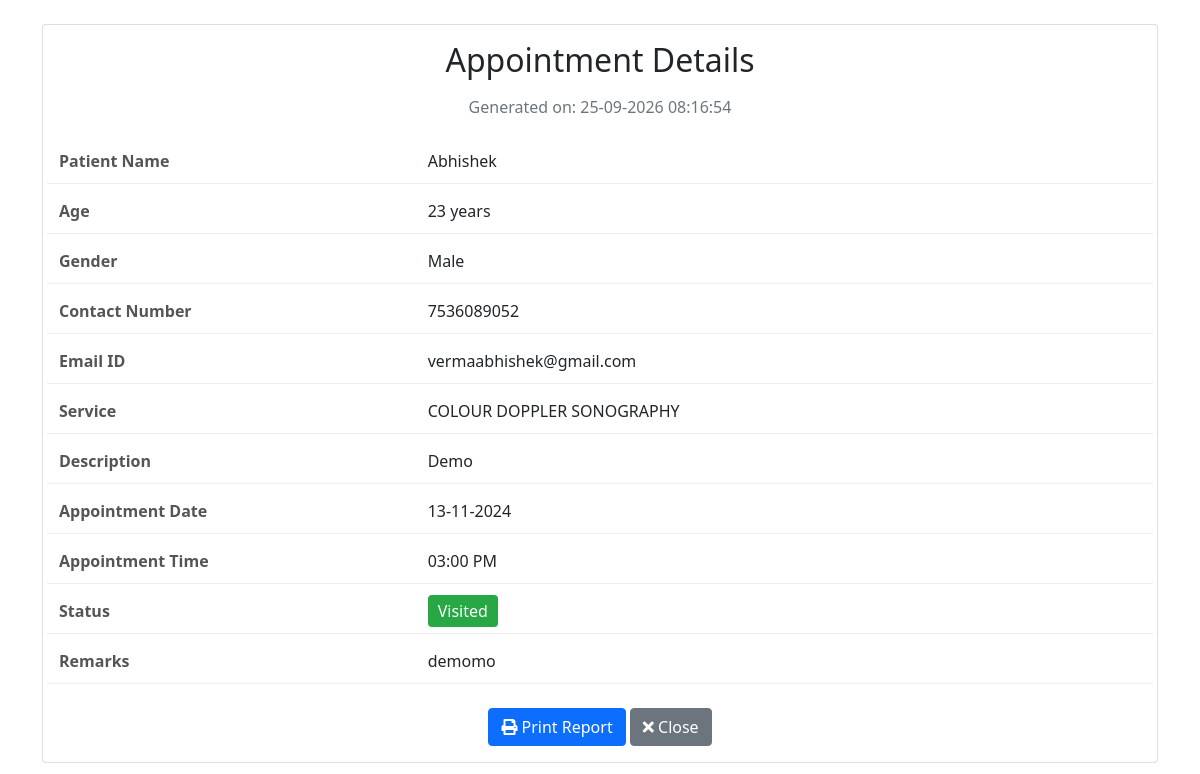
The app's page /view_appointment.php?id=1 (signed in) with its own data.
### tables this page shows
CREATE TABLE `appointments` (
  `id` int(11) NOT NULL,
  `patient_name` varchar(100) NOT NULL,
  `age` int(11) NOT NULL,
  `gender` varchar(10) NOT NULL,
  `contact_no` varchar(15) NOT NULL,
  `email_id` varchar(100) NOT NULL,
  `select_service` varchar(100) NOT NULL,
  `description` text DEFAULT NULL,
  `appointment_date` date NOT NULL,
  `appointment_time` varchar(10) NOT NULL,
  `remark` text DEFAULT NULL,
  `created_at` timestamp NOT NULL DEFAULT current_timestamp(),
  `status` enum('Visited','Non-Visited') DEFAULT 'Non-Visited'
);

### view_appointment.php (the view, shortened to what this page needs)
<?php
include 'db_connect.php';
$id = $_GET['id'];
$stmt = $conn->prepare("SELECT * FROM appointments WHERE id = ?");
$stmt->bind_param("i", $id);
$stmt->execute();
$result = $stmt->get_result();
$appointment = $result->fetch_assoc();
?>
<!DOCTYPE html>
<html lang="en">
<head>
    <link href="https://cdn.jsdelivr.net/npm/bootstrap@5.1.3/dist/css/bootstrap.min.css" rel="stylesheet">
    <link href="https://cdnjs.cloudflare.com/ajax/libs/font-awesome/5.15.4/css/all.min.css" rel="stylesheet">
</head>
<body>
    <div class="container mt-4">
        <div class="card">
            <div class="card-body">
                <div class="appointment-header">
                    <h2 class="mb-3">Appointment Details</h2>
                    <p class="text-muted">Generated on: <?php echo date('d-m-Y H:i:s'); ?></p>
                </div>
                <div class="appointment-details">
                    <div class="row detail-row">
                        <div class="col-md-4 label">Patient Name</div>
                        <div class="col-md-8"><?php echo $appointment['patient_name']; ?></div>
                    </div>
                    <div class="row detail-row">
                        <div class="col-md-4 label">Age</div>
                        <div class="col-md-8"><?php echo $appointment['age']; ?> years</div>
                    </div>
                    <div class="row detail-row">
                        <div class="col-md-4 label">Gender</div>
                        <div class="col-md-8"><?php echo $appointment['gender']; ?></div>
                    </div>
                    <div class="row detail-row">
                        <div class="col-md-4 label">Contact Number</div>
                        <div class="col-md-8"><?php echo $appointment['contact_no']; ?></div>
                    </div>
                    <div class="row detail-row">
                        <div class="col-md-4 label">Email ID</div>
                        <div class="col-md-8"><?php echo $appointment['email_id']; ?></div>
                    </div>
                    <div class="row detail-row">
                        <div class="col-md-4 label">Service</div>
                        <div class="col-md-8"><?php echo $appointment['select_service']; ?></div>
                    </div>
                    <div class="row detail-row">
                        <div class="col-md-4 label">Description</div>
                        <div class="col-md-8"><?php echo nl2br($appointment['description']); ?></div>
                    </div>
                    <div class="row detail-row">
                        <div class="col-md-4 label">Appointment Date</div>
                        <div class="col-md-8"><?php echo date('d-m-Y', strtotime($appointment['appointment_date'])); ?></div>
                    </div>
                    <div class="row detail-row">
                        <div class="col-md-4 label">Appointment Time</div>
                        <div class="col-md-8"><?php echo $appointment['appointment_time']; ?></div>
                    </div>
                    <div class="row detail-row">
                        <div class="col-md-4 label">Status</div>
                        <div class="col-md-8">
                            <span class="status-<?php echo strtolower($appointment['status']); ?>">
                                <?php echo $appointment['status']; ?>
                            </span>
                        </div>
                    </div>
                    <div class="row detail-row">
                        <div class="col-md-4 label">Remarks</div>
                        <div class="col-md-8"><?php echo nl2br($appointment['remark']); ?></div>
                    </div>
                </div>
                <div class="text-center mt-4 no-print">
                    <button onclick="window.print()" class="btn btn-primary">
                        <i class="fas fa-print"></i> Print Report
                    </button>
                    <button onclick="window.close()" class="btn btn-secondary">
                        <i class="fas fa-times"></i> Close
                    </button>
                </div>
            </div>
        </div>
    </div>
</body>
</html>

### view_appointment.php (style rules this page uses)
.appointment-header { text-align: center; margin-bottom: 30px; }
.appointment-details { margin-bottom: 20px; }
.detail-row { margin-bottom: 15px; border-bottom: 1px solid #eee; padding-bottom: 10px; }
.label { font-weight: bold; color: #555; }
.status-visited { color: white; background-color: #28a745; padding: 5px 10px; border-radius: 4px; }

### records on screen
appointments: patient_name "Abhishek", age "23", gender "Male", contact_no "7536089052", email "vermaabhishek@gmail.com", select_service "COLOUR DOPPLER SONOGRAPHY", description "Demo", appointment_date "13-11-2024", appointment_time "03:00 PM", status "Visited", remark "demomo"
